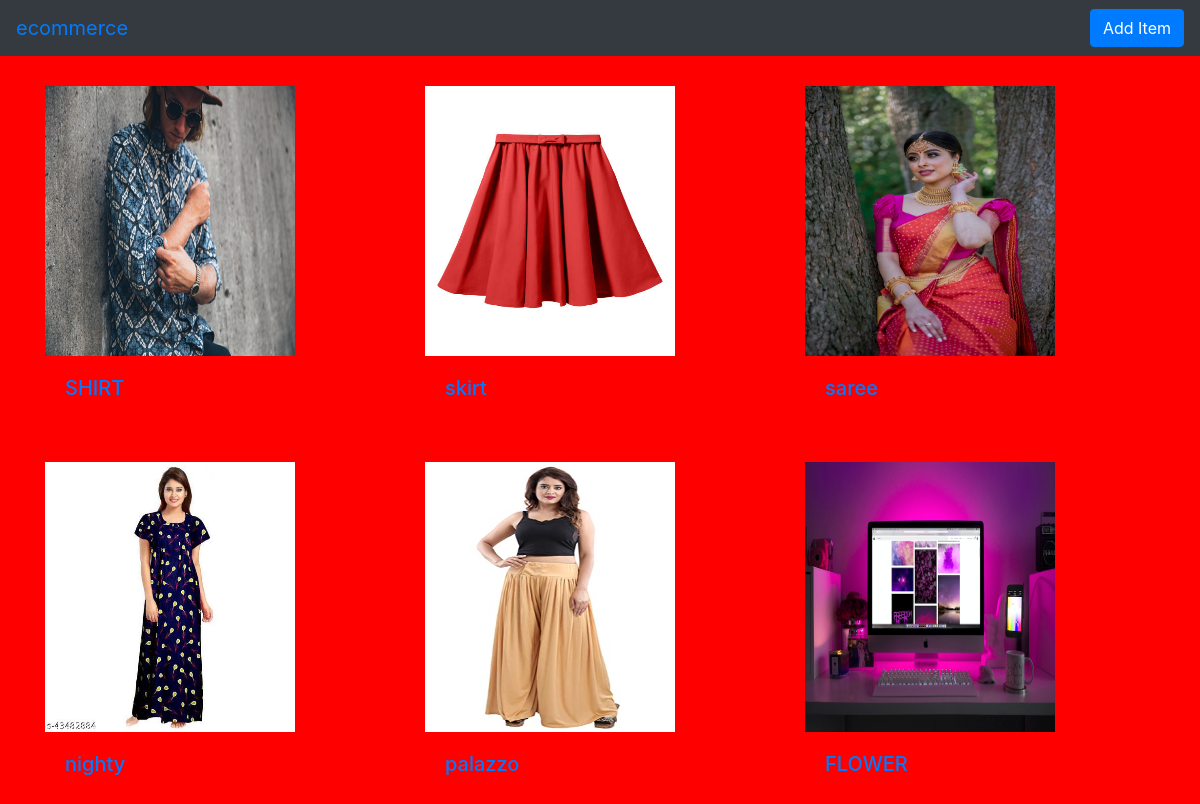
The page / on the database its author committed.
### susiapp/models.py (models this page shows, shortened)
class ecommerce(models.Model):
    name=models.CharField(max_length=150)
    price=models.IntegerField()
    brand=models.TextField()
    size=models.TextField()
    details=models.TextField()
    image=models.ImageField(upload_to="image")
    class Meta:
        verbose_name_plural='ecommerce'

### susiapp/views.py (the view)
# urls.py: path("",views.index,name='index'),
def index(request):
    A=ecommerce.objects.all()
    return render(request,"new.html",{'name':A})

### templates/new.html
{% extends 'base.html' %}
{% block body %}
<div class="container">
    <div class="row">
    {% for i in name %}
<div class="col-md-4">
  <img class="card-img-top" src="{{i.image.url}}" style="height:300px;width:250px;padding-top:30px;" alt="Card image cap">
  <div class="card-body">
    <h5 class="card-title"><a href="{% url 'view' i.id %}">{{i.name}}</a></h5>
  </div>
</div>
        {% endfor %}
    </div>
    </div>
{% endblock %}

### templates/base.html (shortened to what this page needs)
<!DOCTYPE html>
<html lang="en">
<head>
    <link rel="stylesheet" href="https://cdn.jsdelivr.net/npm/bootstrap@4.0.0/dist/css/bootstrap.min.css">
       <link rel="stylesheet" href="static/style.css">
</head>
<body>
<nav class="navbar  bg-dark">
  <a class="navbar-brand" href="#">
    ecommerce
  </a>
    <a class='btn btn-primary' href="add">Add Item</a>
</nav>
{% block body %}
{% endblock %}
</body>
</html>

### static/style.css (style rules this page uses)
body { background-color:red; }

### rows shown on the page
ecommerce: image (picture), name "SHIRT"
ecommerce: image (picture), name "skirt"
ecommerce: image (picture), name "saree"
ecommerce: image (picture), name "nighty"
ecommerce: image (picture), name "palazzo"
ecommerce: image (picture), name "FLOWER"
